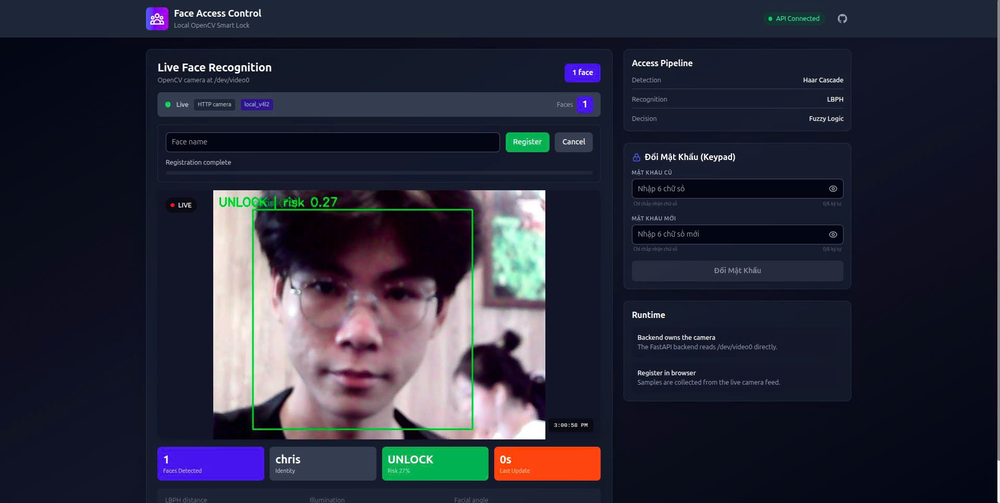
#> input picture document/dashboard_nextjs.png, 1000 x 503 px, shrunk from 1918 x 965 before the run, given in place of the camera
$ python eval_haar.py
#> lines starting #> are read from the running program, lines starting #| are printed output that depends on the picture; after the words box and inside, x2 and y2 are one past the last pixel; in counts of white or black regions, pixels touching at a corner belong together
"""
eval_haar.py – Robust live-camera Haar face detection.

Improvements over test_haar.py:
  - CLAHE preprocessing for better detection under varying lighting
  - 3 cascades: frontal_default + frontal_alt2 + profile (L+R mirror)
  - NMS to merge duplicate boxes from multiple cascades
  - On-screen FPS counter and face count

Controls: press 'q' to quit
"""

import cv2
import numpy as np
import time


# ──────────────────────────────────────────────────────────────────────────────
# Load cascades
# ──────────────────────────────────────────────────────────────────────────────

frontal  = cv2.CascadeClassifier(cv2.data.haarcascades + "haarcascade_frontalface_default.xml")
alt2     = cv2.CascadeClassifier(cv2.data.haarcascades + "haarcascade_frontalface_alt2.xml")
profile  = cv2.CascadeClassifier(cv2.data.haarcascades + "haarcascade_profileface.xml")

CLAHE = cv2.createCLAHE(clipLimit=2.0, tileGridSize=(8, 8))

SCALE_FACTOR  = 1.1
MIN_NEIGHBORS = 4
MIN_SIZE      = (30, 30)


# ──────────────────────────────────────────────────────────────────────────────
# NMS helper
# ──────────────────────────────────────────────────────────────────────────────

def nms(boxes_xywh, iou_thresh=0.4):
    """Return NMS-filtered [x, y, w, h] boxes."""
    if len(boxes_xywh) == 0:
        return []
    b = np.array(boxes_xywh, dtype=np.float32)
    x1, y1 = b[:, 0], b[:, 1]
    x2, y2 = b[:, 0] + b[:, 2], b[:, 1] + b[:, 3]
    areas  = (x2 - x1 + 1) * (y2 - y1 + 1)
    idxs   = np.argsort(areas)[::-1]
    pick   = []
    while len(idxs) > 0:
        i = idxs[0]
        pick.append(i)
        if len(idxs) == 1:
            break
        xx1 = np.maximum(x1[i], x1[idxs[1:]])
        yy1 = np.maximum(y1[i], y1[idxs[1:]])
        xx2 = np.minimum(x2[i], x2[idxs[1:]])
        yy2 = np.minimum(y2[i], y2[idxs[1:]])
        inter   = np.maximum(0, xx2 - xx1 + 1) * np.maximum(0, yy2 - yy1 + 1)
        overlap = inter / (areas[idxs[1:]] + areas[i] - inter + 1e-6)
        idxs    = idxs[np.where(overlap <= iou_thresh)[0] + 1]
    return b[pick].astype(int).tolist()


# ──────────────────────────────────────────────────────────────────────────────
# Detect
# ──────────────────────────────────────────────────────────────────────────────

def detect_faces(gray):
    enhanced = CLAHE.apply(gray)
    raw = []

    for det in frontal.detectMultiScale(enhanced, SCALE_FACTOR, MIN_NEIGHBORS, minSize=MIN_SIZE):
        raw.append(det.tolist())

    for det in alt2.detectMultiScale(enhanced, SCALE_FACTOR, MIN_NEIGHBORS, minSize=MIN_SIZE):
        raw.append(det.tolist())

    # Profile – normal + horizontally flipped (right-profile)
    for det in profile.detectMultiScale(enhanced, SCALE_FACTOR, MIN_NEIGHBORS, minSize=MIN_SIZE):
        raw.append(det.tolist())

    flipped = cv2.flip(enhanced, 1)
    W = gray.shape[1]
    for (x, y, w, h) in profile.detectMultiScale(flipped, SCALE_FACTOR, MIN_NEIGHBORS, minSize=MIN_SIZE):
        raw.append([W - x - w, y, w, h])

    return nms(raw)

cap = cv2.VideoCapture(0)
prev_time = time.time()

while True:
    ret, frame = cap.read()
#> frame is the input picture: shape (503, 1000, 3); mean B, G, R 57.3, 42.1, 41.2
    if not ret:
        print("Warning: Failed to read frame")
        break

    gray  = cv2.cvtColor(frame, cv2.COLOR_BGR2GRAY)
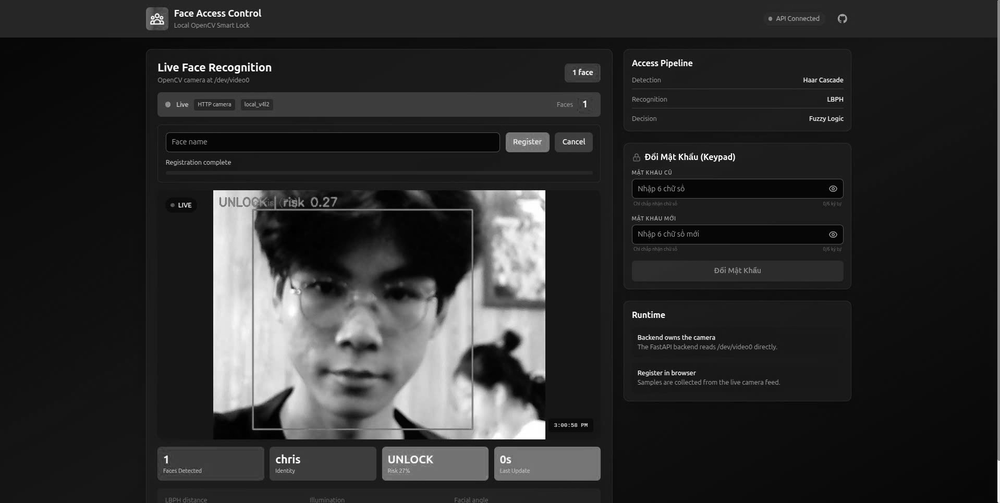
#> gray: shape (503, 1000); min 0, max 255, mean 43.6
    # print(gray.shape)
    faces = detect_faces(gray)
#> in detect_faces, `enhanced = CLAHE.apply(gray)`:
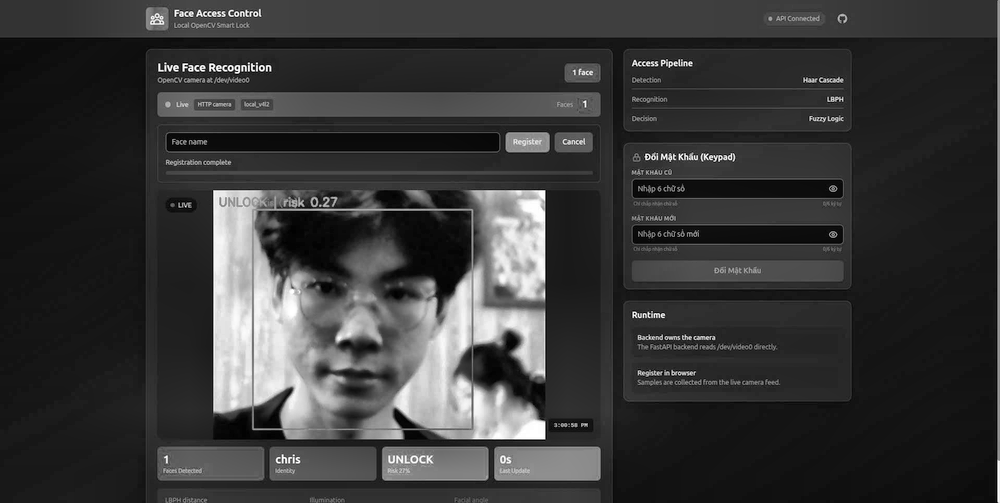
#> enhanced: shape (503, 1000); min 1, max 255, mean 55.6
#> the loop in detect_faces, `for det in frontal.detectMultiScale(enhanced, SCALE_FACTOR, MIN_NEIGHB..` made 1 pass
#> det on pass 1: [249, 199, 223, 223]
#> after the loop in detect_faces, `for det in frontal.detectMultiScale(enhanced, SCALE_FACTOR, MIN_NEIGHB..`: raw = [[249, 199, 223, 223]]
#> the loop in detect_faces, `for det in alt2.detectMultiScale(enhanced, SCALE_FACTOR, MIN_NEIGHBORS..` made 1 pass
#> det on pass 1: [268, 216, 191, 191]
#> after the loop in detect_faces, `for det in alt2.detectMultiScale(enhanced, SCALE_FACTOR, MIN_NEIGHBORS..`: raw = [[249, 199, 223, 223], [268, 216, 191, 191]]
#> in detect_faces, `flipped = cv2.flip(enhanced, 1)`:
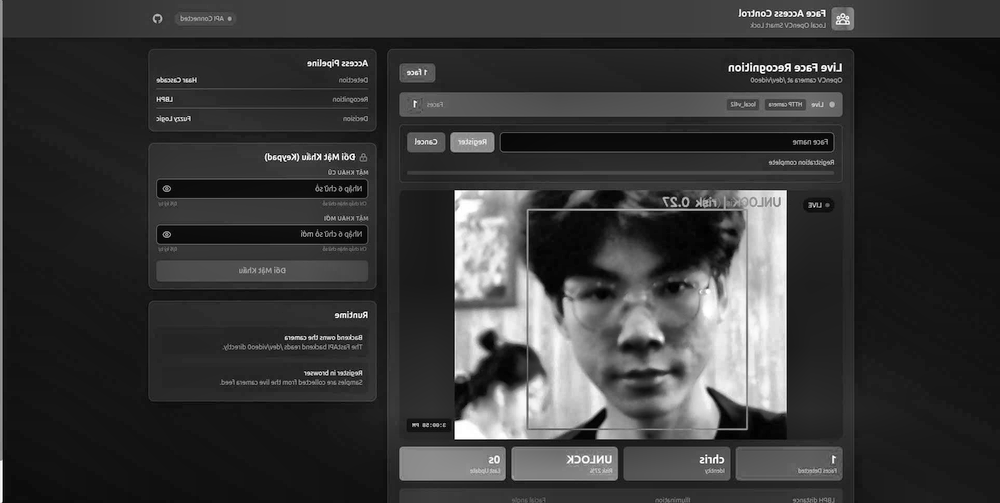
#> flipped: shape (503, 1000); min 1, max 255, mean 55.6
#> in nms, `x1, y1 = b[:, 0], b[:, 1]`: x1 = [249, 268]; y1 = [199, 216]
#> in nms, `x2, y2 = b[:, 0] + b[:, 2], b[:, 1] + b[:, 3]`: x2 = [472, 459]; y2 = [422, 407]
#> in nms, `areas  = (x2 - x1 + 1) * (y2 - y1 + 1)`: areas = [50176, 36864]
#> in nms, `idxs   = np.argsort(areas)[::-1]`: idxs = [0, 1]
#> the loop in nms, `while len(idxs) > 0:` made 1 pass
#> (i, xx1, yy1, xx2, yy2, inter, overlap) on pass 1: (0, [268], [216], [459], [407], [36864], [0.735])
#> after the loop in nms, `while len(idxs) > 0:`: idxs = empty array; pick = [0]
#> faces = [[249, 199, 223, 223]]

    for (x, y, w, h) in faces:
        cv2.rectangle(frame, (x, y), (x + w, y + h), (0, 200, 0), 2)
#> this loop made 1 pass
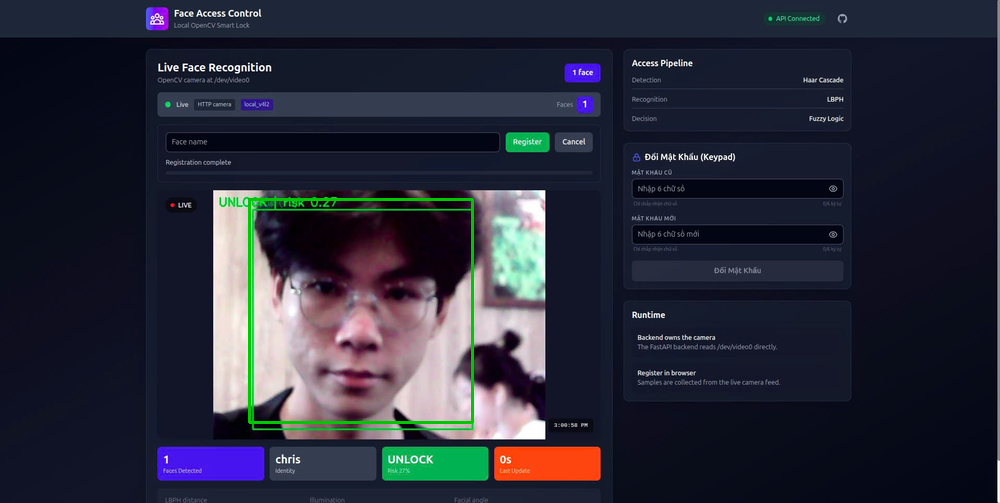
#> frame: shape (503, 1000, 3); 0.53% of pixels changed, all inside (x1, y1, x2, y2) = (248, 198, 474, 424)

    now  = time.time()
    fps  = 1.0 / max(now - prev_time, 1e-6)
    prev_time = now
    cv2.putText(frame, f"Faces: {len(faces)}  FPS: {fps:.1f}",
                (10, 28), cv2.FONT_HERSHEY_SIMPLEX, 0.8, (0, 200, 0), 2)
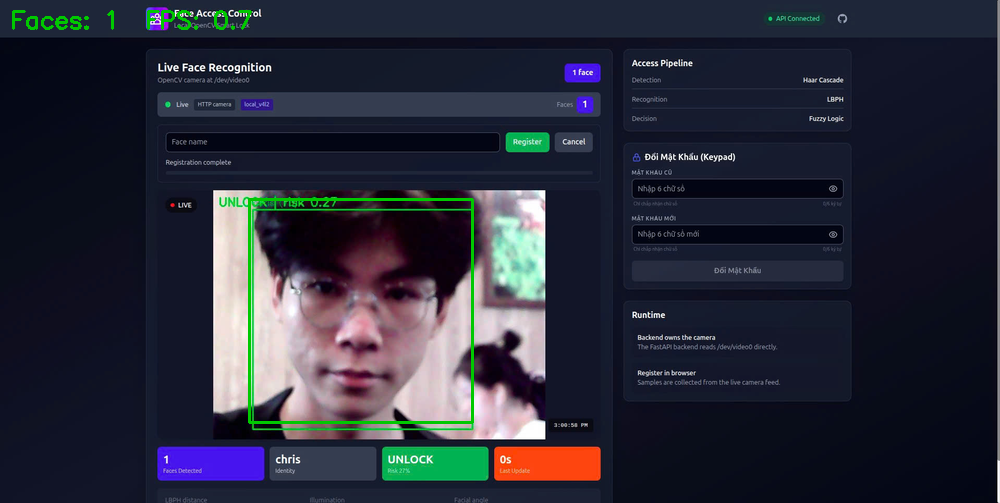
#> frame: shape (503, 1000, 3); 0.25% of pixels changed, all inside (x1, y1, x2, y2) = (12, 10, 252, 30)

    cv2.imshow("Robust Haar press q to quit", frame)
    if cv2.waitKey(1) & 0xFF == ord("q"):
#> (key q is pressed here)
        break

cap.release()
cv2.destroyAllWindows()
